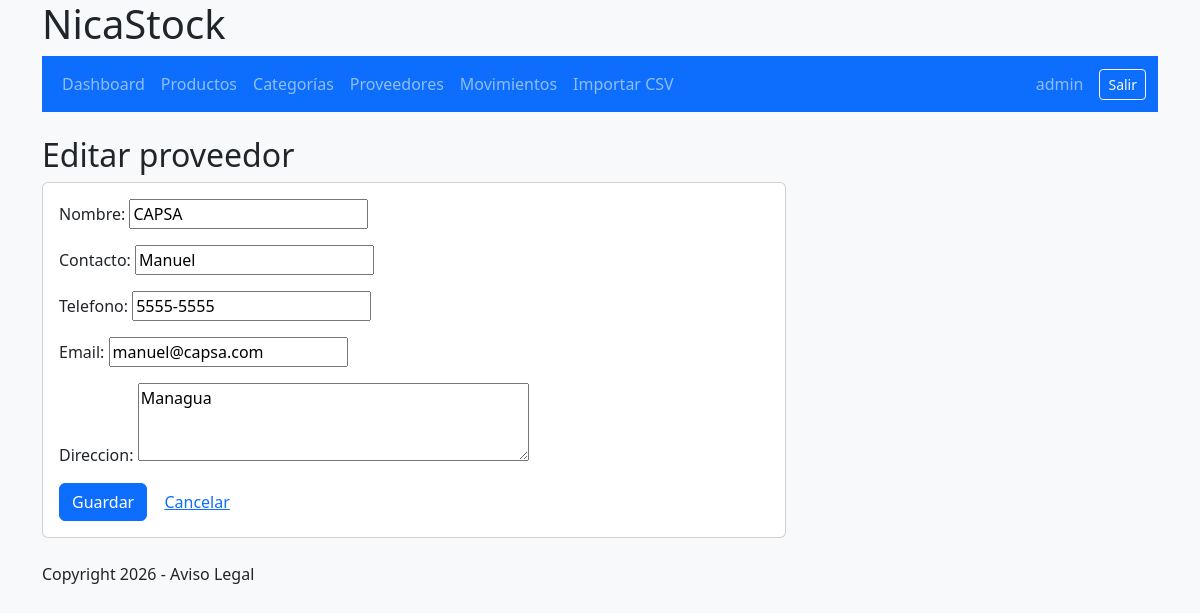
/proveedores/4/editar/ (signed in), run on the app's committed database.
### Proveedor/models.py (models this page shows, shortened)
class Proveedor(models.Model):
    nombre = models.CharField(max_length=150, unique=True)
    contacto = models.CharField(max_length=120, blank=True)
    telefono = models.CharField(max_length=30, blank=True)
    email = models.EmailField(blank=True)
    direccion = models.TextField(blank=True)
    class Meta:
      ordering = ['nombre']

### Proveedor/views.py (the view)
# urls.py: path('proveedores/<int:pk>/editar/', views.proveedor_editar, name='proveedor_editar'),
@login_required
def proveedor_editar(request, pk=None):
    return editar_catalogo(request, Proveedor, ProveedorForm, pk, 'proveedores', 'Proveedor')

### Proveedor/forms.py
class ProveedorForm(forms.ModelForm):
    class Meta:
        model = Proveedor
        fields = ['nombre', 'contacto', 'telefono', 'email', 'direccion']
        widgets = {'direccion': forms.Textarea(attrs={'rows': 3})}

### inventario/views.py (called while the page is built)
def editar_catalogo(request, modelo, form_class, pk, destino, etiqueta):
    instancia = get_object_or_404(modelo, pk=pk) if pk else None
    permiso = f'inventario.{"change" if instancia else "add"}_{modelo._meta.model_name}'
    if not request.user.has_perm(permiso):
        return HttpResponseForbidden('No tiene permiso para realizar esta acción.')
    form = form_class(request.POST or None, instance=instancia)
    if request.method == 'POST' and form.is_valid():
        form.save()
        messages.success(request, f'{etiqueta} guardado correctamente.')
        return redirect(destino)
    return render(request, 'inventario/catalogo_form.html', {'form': form, 'instancia': instancia, 'etiqueta': etiqueta, 'destino': destino})

### inventario/templates/inventario/catalogo_form.html (shortened to what this page needs)
{% extends 'inventario/base.html' %}
{% block content %}
<h1 class="h2">{% if instancia %}Editar{% else %}Nuevo{% endif %} {{ etiqueta|lower }}</h1>
<form method="post" class="card card-body col-lg-8">
  {{ form.as_p }}
  <div>
    <button type="submit" class="btn btn-primary">Guardar</button>
    <a class="btn btn-link" href="{% url destino %}">Cancelar</a>
  </div>
</form>
{% endblock %}

### inventario/templates/inventario/_includes/_header.html (shortened to what this page needs)
<header>
  <div class="container">
    <h1>NicaStock</h1>
    <nav class="navbar navbar-expand-lg navbar-dark bg-primary">
      <div class="container">
        {% if user.is_authenticated %}
          <div class="navbar-nav me-auto">
            <a class="nav-link" href="{% url 'dashboard' %}">Dashboard</a>
            <a class="nav-link" href="{% url 'productos' %}">Productos</a>
            <a class="nav-link" href="{% url 'categorias' %}">Categorías</a>
            <a class="nav-link" href="{% url 'proveedores' %}">Proveedores</a>
            <a class="nav-link" href="{% url 'movimientos' %}">Movimientos</a>
            {% if perms.inventario.importar_productos %}
              <a class="nav-link" href="{% url 'importar_csv' %}">Importar CSV</a>
            {% endif %}
          </div>
          <span class="navbar-text me-3">{{ user.username }}</span>
          <form method="post" action="{% url 'logout' %}">
            <button type="submit" class="btn btn-outline-light btn-sm">Salir</button>
          </form>
        {% endif %}
      </div>
    </nav>
  </div>
</header>

### static/css/app.css (style rules this page uses)
body { min-height: 100vh; }

### data on the page
Proveedor: nombre "CAPSA", contacto "Manuel", telefono "5555-5555", email "manuel@capsa.com", direccion "Managua"

### other printed values
{{ user.username }} "admin"
{{ etiqueta|lower }} "proveedor"
